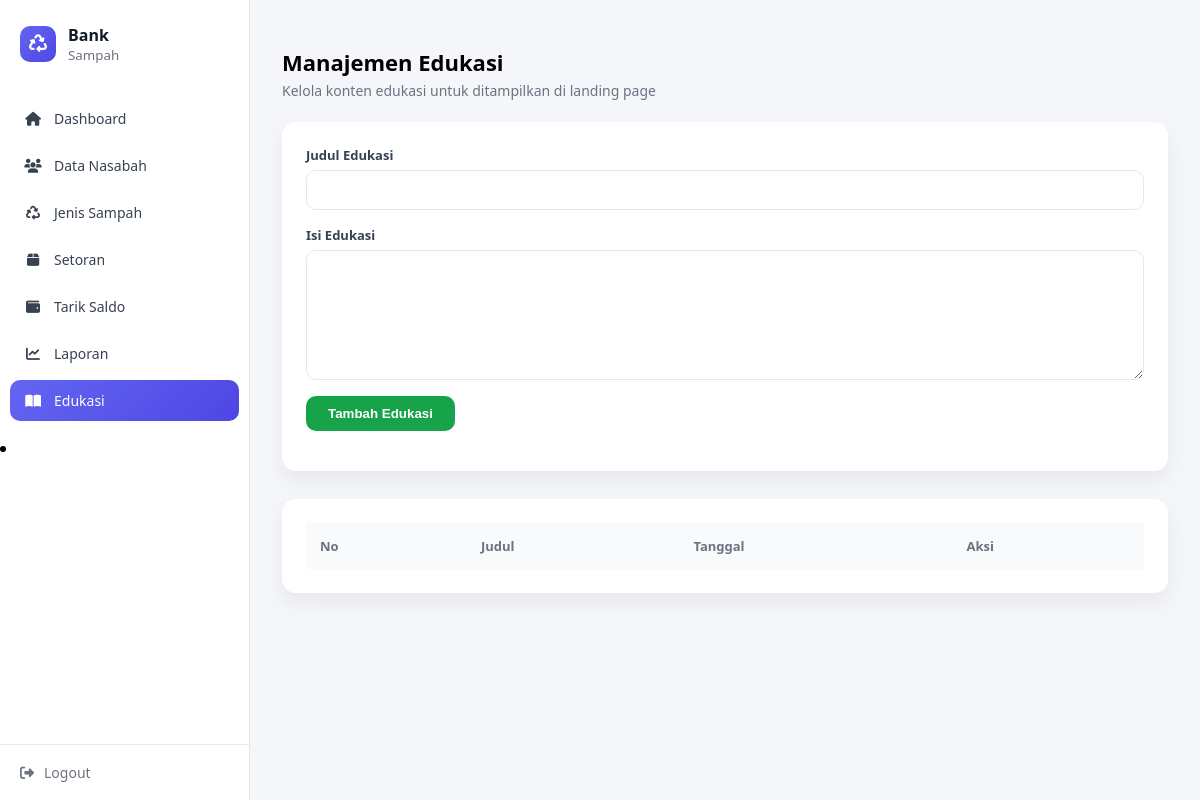
/admin/edukasi.php (signed in), run on an earlier commit of the app's database.
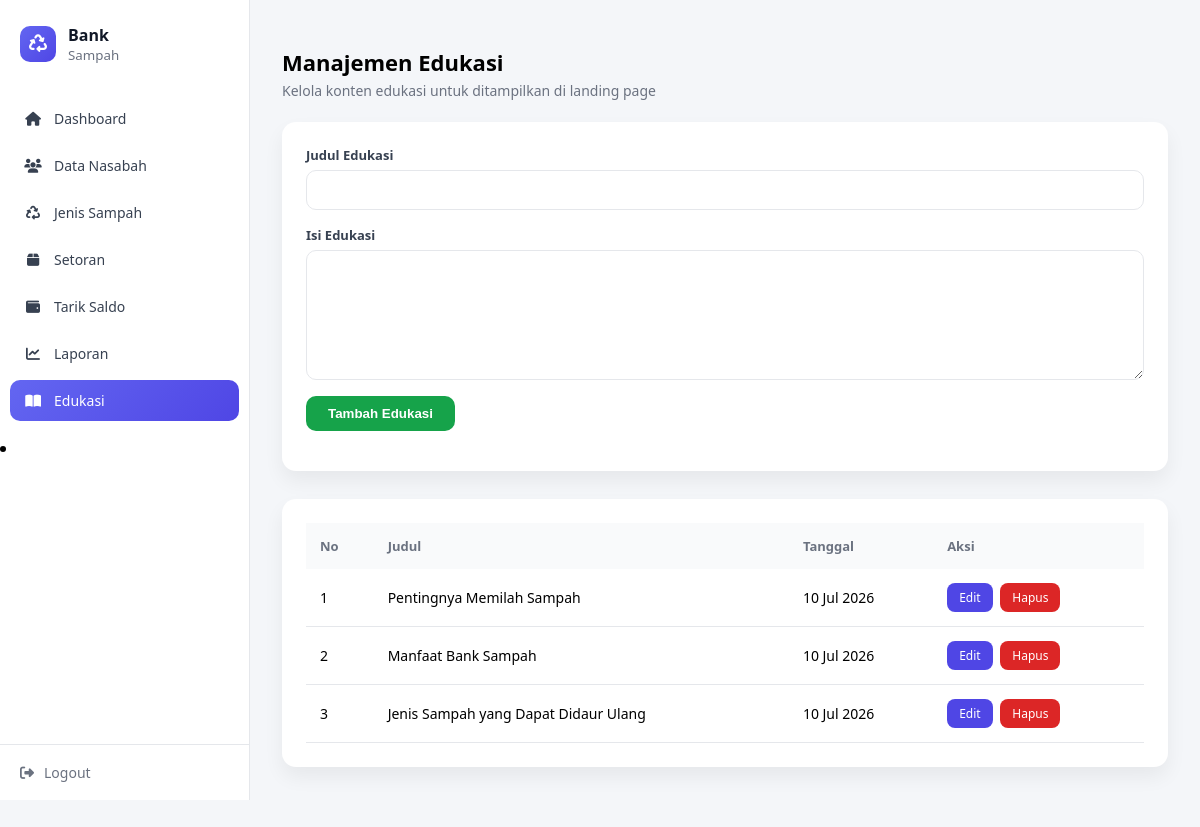
And on a later commit of the database.
### tables this page shows
CREATE TABLE edukasi (
    id INT AUTO_INCREMENT PRIMARY KEY,
    judul VARCHAR(255) NOT NULL,
    isi TEXT NOT NULL,
    created_at TIMESTAMP DEFAULT CURRENT_TIMESTAMP
);

### admin/edukasi.php (the view, shortened to what this page needs)
<?php
include '../includes/config.php';
include '../includes/sidebar_admin.php';
$edit = null;
$data = mysqli_query($conn, "SELECT * FROM edukasi ORDER BY created_at DESC");
?>
<!DOCTYPE html>
<html lang="id">
<head>
</head>
<body>
<div class="content">
<h1>Manajemen Edukasi</h1>
<div class="subtitle">Kelola konten edukasi untuk ditampilkan di landing page</div>
<div class="card">
<form method="post">
<label>Judul Edukasi</label>
<input type="text" name="judul" required value="<?= $edit['judul'] ?? '' ?>">
<label>Isi Edukasi</label>
<textarea name="isi" required><?= $edit['isi'] ?? '' ?></textarea>
<?php if ($edit): ?>
  <button name="update">Update Edukasi</button>
  <a href="edukasi.php" class="btn-cancel">Batal</a>
<?php else: ?>
  <button name="tambah">Tambah Edukasi</button>
<?php endif ?>
</form>
</div>
<div class="card">
<table>
<tr>
  <th>No</th>
  <th>Judul</th>
  <th>Tanggal</th>
  <th>Aksi</th>
</tr>
<?php $no=1; while($r=mysqli_fetch_assoc($data)): ?>
<tr>
  <td><?= $no++ ?></td>
  <td><?= htmlspecialchars($r['judul']) ?></td>
  <td><?= date('d M Y', strtotime($r['created_at'])) ?></td>
  <td class="action">
    <a href="?edit=<?= $r['id'] ?>" class="btn-edit">Edit</a>
    <a href="?hapus=<?= $r['id'] ?>" class="btn-hapus"
       onclick="return confirm('Yakin ingin menghapus edukasi ini?')">
       Hapus
    </a>
  </td>
</tr>
<?php endwhile ?>
</table>
</div>
</div>
</body>
</html>

What changed in the data, as far as the page shows it:
added edukasi: judul "Pentingnya Memilah Sampah", created_at "10 Jul 2026"
added edukasi: judul "Manfaat Bank Sampah", created_at "10 Jul 2026"
added edukasi: judul "Jenis Sampah yang Dapat Didaur Ulang", created_at "10 Jul 2026"
